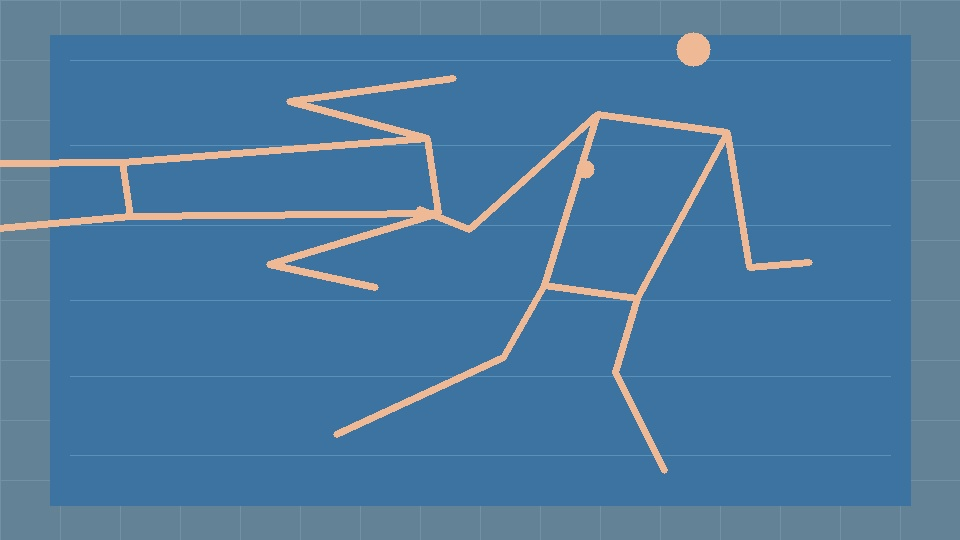
#> input picture control_frame.jpg, 960 x 540 px
$ python -i detector.py   (imports and definitions only)
#> lines starting #> are read from the running program, lines starting #| are printed output that depends on the picture
# MediaPipe Pose landmark indices -> LifeStream keypoint names (aligned order
# with KEYPOINT_NAMES where mapping exists).
MP_LANDMARKS = {
    0: "nose",
    11: "left_shoulder", 12: "right_shoulder",
    13: "left_elbow", 14: "right_elbow",
    15: "left_wrist", 16: "right_wrist",
    23: "left_hip", 24: "right_hip",
    25: "left_knee", 26: "right_knee",
    27: "left_ankle", 28: "right_ankle",
}

import os
from typing import Dict, List, Optional, Sequence

import numpy as np

from .config import DEFAULT_FEATURES, FeatureConfig
from .features import KEYPOINT_NAMES, SwimObservation

Box = Sequence[float]

try:  # pragma: no cover - depends on optional runtime
    import mediapipe as mp
    _MP_OK = True
except Exception:  # noqa: BLE001
    mp = None
    _MP_OK = False

# mediapipe >= 1.0 removed the legacy `mp.solutions` API; the Tasks API needs
# a downloaded .task model file. Support BOTH so the same code runs anywhere.
_MP_TASKS_READY = False
_MP_TASKS_MODEL = os.path.join(
    os.path.dirname(os.path.dirname(os.path.abspath(__file__))),
    "models", "pose_landmarker_full.task")
if _MP_OK and hasattr(mp, "tasks") and hasattr(mp.tasks, "vision"):
    if os.path.isfile(_MP_TASKS_MODEL):
        _MP_TASKS_READY = True


class SwimDetector:
    """Detects people in a frame and converts them to SwimObservations."""

    def __init__(self, config: FeatureConfig = DEFAULT_FEATURES,
                 confidence: float = 0.5) -> None:
        self.cfg = config
        self.confidence = confidence
        self._pose = None          # legacy solutions.Pose
        self._landmarker = None    # Tasks PoseLandmarker (IMAGE mode)
        self._init_pose()

    def _init_pose(self) -> None:
        if not _MP_OK:
            return
        # 1) legacy API (mediapipe < 1.0)
        try:
            self._pose = mp.solutions.pose.Pose(
                static_image_mode=False,
                model_complexity=1,          # full model; still CPU-real-time
                min_detection_confidence=self.confidence,
                min_tracking_confidence=0.5,
            )
            return
        except Exception:  # noqa: BLE001
            self._pose = None
        # 2) Tasks API (mediapipe >= 1.0), static per-crop detection
        if _MP_TASKS_READY:
            try:
                base = mp.tasks.BaseOptions(
                    model_asset_path=_MP_TASKS_MODEL)
                opts = mp.tasks.vision.PoseLandmarkerOptions(
                    base_options=base,
                    running_mode=mp.tasks.vision.RunningMode.IMAGE,
                    min_pose_detection_confidence=self.confidence,
                    min_pose_presence_confidence=0.5,
                )
                self._landmarker = mp.tasks.vision.PoseLandmarker.create_from_options(opts)
            except Exception:  # noqa: BLE001
                self._landmarker = None

    @property
    def pose_ready(self) -> bool:
        return self._pose is not None or self._landmarker is not None

    def detect_people(self, frame: np.ndarray) -> List[Box]:
        """Person boxes. MediaPipe is single-person, so we do a fast motion
        + skin/hue pre-segmentation to propose candidate regions and pose
        each one; a plain centroid diff keeps multi-swimmer pools working."""
        # Person proposal: Motion-history differencing is cheap and robust to
        # water shimmer. Combine frame difference with edge density.
        boxes = _motion_region_proposals(frame)
        if not boxes and self.pose_ready:
            # fall back to full-frame pose so a lone still swimmer is found
            h, w = frame.shape[:2]
            boxes = [(0.0, 0.0, float(w), float(h))]
        return boxes

    # [62 lines left out: functions observe, _pose_region, not called in this run]


def cv2_bgr(img: np.ndarray) -> np.ndarray:
    """MediaPipe expects BGR like OpenCV — identity kept for clarity."""
    return img


def _motion_region_proposals(frame: np.ndarray,
                             max_boxes: int = 8) -> List[Box]:
    """Fast moving-person proposals: temporal difference + morphological
    cleanup + connected components. Pure OpenCV, no ML dependency."""
    import cv2

    if not hasattr(_motion_region_proposals, "_prev"):
        _motion_region_proposals._prev = cv2.cvtColor(frame, cv2.COLOR_BGR2GRAY)
        return []
    prev = _motion_region_proposals._prev
    gray = cv2.cvtColor(frame, cv2.COLOR_BGR2GRAY)
    _motion_region_proposals._prev = gray

    diff = cv2.absdiff(gray, prev)
    diff = cv2.GaussianBlur(diff, (5, 5), 0)
    _, th = cv2.threshold(diff, 18, 255, cv2.THRESH_BINARY)
    th = cv2.dilate(th, np.ones((7, 7), np.uint8), iterations=2)
    th = cv2.erode(th, np.ones((5, 5), np.uint8), iterations=1)

    contours, _ = cv2.findContours(th, cv2.RETR_EXTERNAL, cv2.CHAIN_APPROX_SIMPLE)
    h, w = frame.shape[:2]
    min_area = 0.004 * w * h
    boxes: List[Box] = []
    for c in contours:
        x, y, cw, ch = cv2.boundingRect(c)
        area = cw * ch
        if area < min_area:
            continue
        # people in pools are taller than wide when upright; keep generous
        if ch < 0.12 * h:
            continue
        boxes.append((float(x), float(y), float(x + cw), float(y + ch)))
    boxes.sort(key=lambda b: (b[2] - b[0]) * (b[3] - b[1]), reverse=True)
    return boxes[:max_boxes]

>>> import cv2
>>> picture = cv2.imread('../control_frame.jpg')
#> picture is the input picture: shape (540, 960, 3); mean B, G, R 158.4, 121.5, 77
>>> result = SwimDetector().detect_people(picture)
#> (the call stopped at in _init_pose, `self._pose = mp.solutions.pose.Pose( static_image_mode=False, model_co..`: mediapipe is not available in this run)
#> in _motion_region_proposals, `_motion_region_proposals._prev = cv2.cvtColor(frame, cv2.COLOR_BGR2GRAY)`:
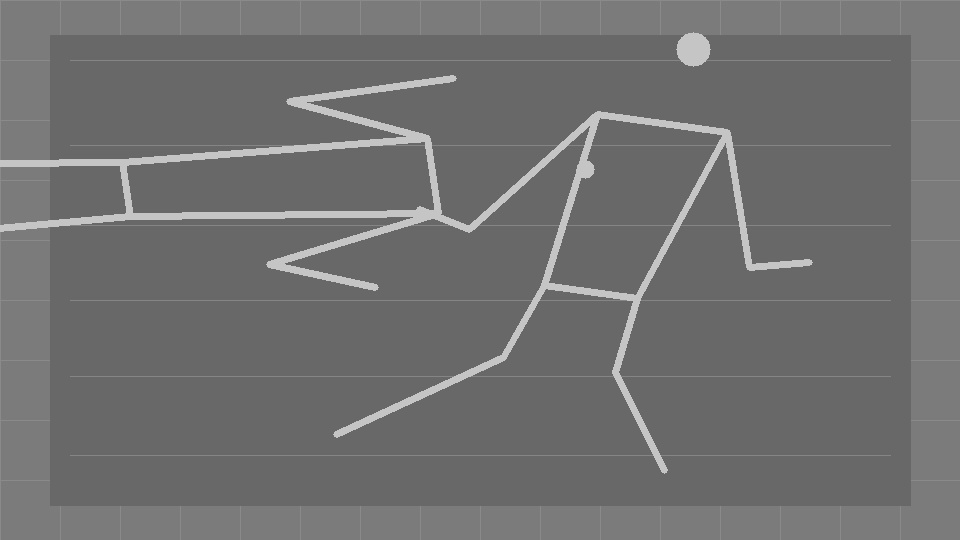
#> _motion_region_proposals._prev: shape (540, 960); min 97, max 205, mean 112.3
#> in detect_people, `boxes = _motion_region_proposals(frame)`: boxes = []
#> result = []
